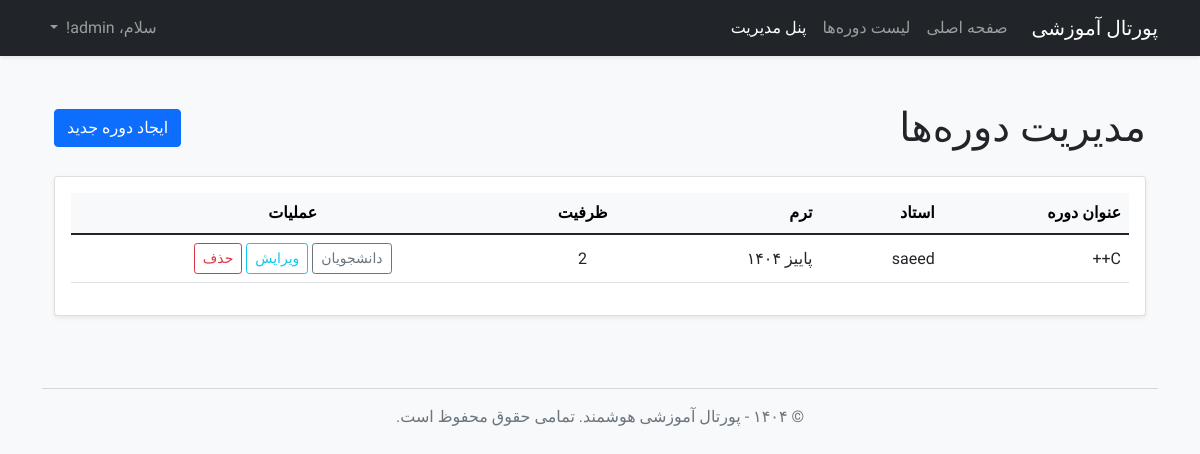
The page /manage/courses (signed in) on the database as committed earlier.
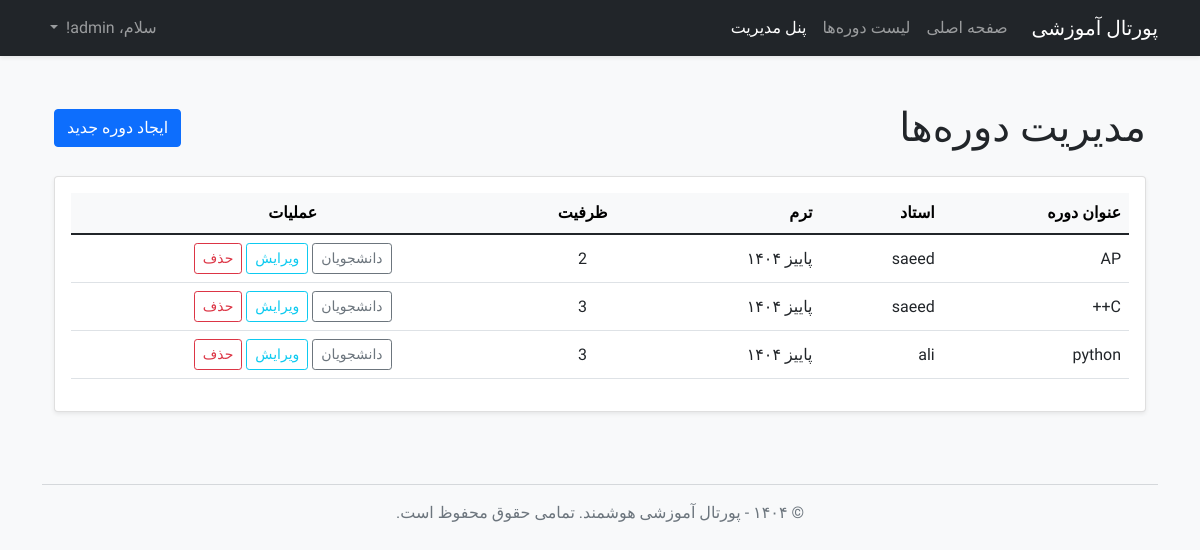
The same page on the database as committed later.
### app/models.py (models this page shows, shortened)
class Course(db.Model):
    id = db.Column(db.Integer, primary_key=True)
    title = db.Column(db.String(140), nullable=False)
    description = db.Column(db.Text)
    credits = db.Column(db.Integer, nullable=False, default=3)
    day_of_week = db.Column(db.String(20), nullable=False)
    start_time = db.Column(db.Time, nullable=False)
    end_time = db.Column(db.Time, nullable=False)
    capacity = db.Column(db.Integer, default=20)
    instructor_id = db.Column(db.Integer, db.ForeignKey('user.id'))
    term_id = db.Column(db.Integer, db.ForeignKey('term.id'), nullable=False)
    enrollments = db.relationship('Enrollment', backref='course', lazy='dynamic', foreign_keys='Enrollment.course_id')
    prereqs = db.relationship(
        'Course', secondary=prerequisites,
        primaryjoin=(prerequisites.c.course_id == id),
        secondaryjoin=(prerequisites.c.prerequisite_id == id),
        backref=db.backref('is_prereq_for', lazy='dynamic'),
        lazy='dynamic'
    )

class User(UserMixin, db.Model):
    id = db.Column(db.Integer, primary_key=True)
    username = db.Column(db.String(64), index=True, unique=True, nullable=False)
    email = db.Column(db.String(120), index=True, unique=True, nullable=False)
    password_hash = db.Column(db.String(128))
    role = db.Column(db.String(20), nullable=False, default='student')
    enrollments = db.relationship('Enrollment', backref='student', lazy='dynamic', foreign_keys='Enrollment.user_id')
    taught_courses = db.relationship('Course', backref='instructor', lazy='dynamic',
                                     foreign_keys='Course.instructor_id')

class Term(db.Model):
    id = db.Column(db.Integer, primary_key=True)
    name = db.Column(db.String(140), nullable=False, unique=True)
    is_active = db.Column(db.Boolean, default=False, nullable=False)
    courses = db.relationship('Course', backref='term', lazy='dynamic')

### app/routes.py (the view)
@app.route('/manage/courses')
@login_required
def manage_courses():
    if current_user.role != 'admin':
        abort(403)
    courses = Course.query.order_by(Course.term_id.desc(), Course.title).all()
    return render_template('manage_courses.html', title='مدیریت دوره‌ها', courses=courses)

### app/models.py (called while the page is built)
@login.user_loader
def load_user(id):
    return User.query.get(int(id))

### app/templates/manage_courses.html
{% extends "base.html" %}
{% block content %}
<div class="container py-4">
    <div class="d-flex justify-content-between align-items-center mb-4">
        <h1 class="mb-0">مدیریت دوره‌ها</h1>
        {% if current_user.role == 'admin' %}
            <a href="{{ url_for('create_course') }}" class="btn btn-primary">ایجاد دوره جدید</a>
        {% endif %}
    </div>
    <div class="card shadow-sm">
        <div class="card-body">
            <div class="table-responsive">
                <table class="table table-hover align-middle">
                    <thead class="table-light">
                        <tr>
                            <th>عنوان دوره</th>
                            <th>استاد</th>
                            <th>ترم</th>
                            <th class="text-center">ظرفیت</th>
                            <th class="text-center">عملیات</th>
                        </tr>
                    </thead>
                    <tbody>
                        {% for course in courses %}
                        <tr>
                            <td>{{ course.title }}</td>
                            <td>{{ course.instructor.username }}</td>
                            <td>{{ course.term.name }}</td>
                            <td class="text-center">{{ course.capacity }}</td>
                            <td class="text-center">
                                <a href="{{ url_for('course_roster', course_id=course.id) }}" class="btn btn-sm btn-outline-secondary">دانشجویان</a>
                                {% if current_user.role == 'admin' %}
                                    <a href="{{ url_for('edit_course', course_id=course.id) }}" class="btn btn-sm btn-outline-info">ویرایش</a>
                                    <form action="{{ url_for('delete_course', course_id=course.id) }}" method="POST" class="d-inline">
                                        <button type="submit" class="btn btn-sm btn-outline-danger" onclick="return confirm('آیا از حذف این دوره و تمام ثبت‌نامی‌های آن مطمئن هستید؟')">حذف</button>
                                    </form>
                                {% endif %}
                            </td>
                        </tr>
                        {% endfor %}
                    </tbody>
                </table>
            </div>
        </div>
    </div>
</div>
{% endblock %}

Rows that differ between the two databases and show on the page:
added Course: title "AP", instructor.username "saeed", term.name "پاییز ۱۴۰۴", capacity "2"
changed Course (number 2 of 3 on the later page): capacity "2" → "3"
added Course: title "python", instructor.username "ali", term.name "پاییز ۱۴۰۴", capacity "3"
